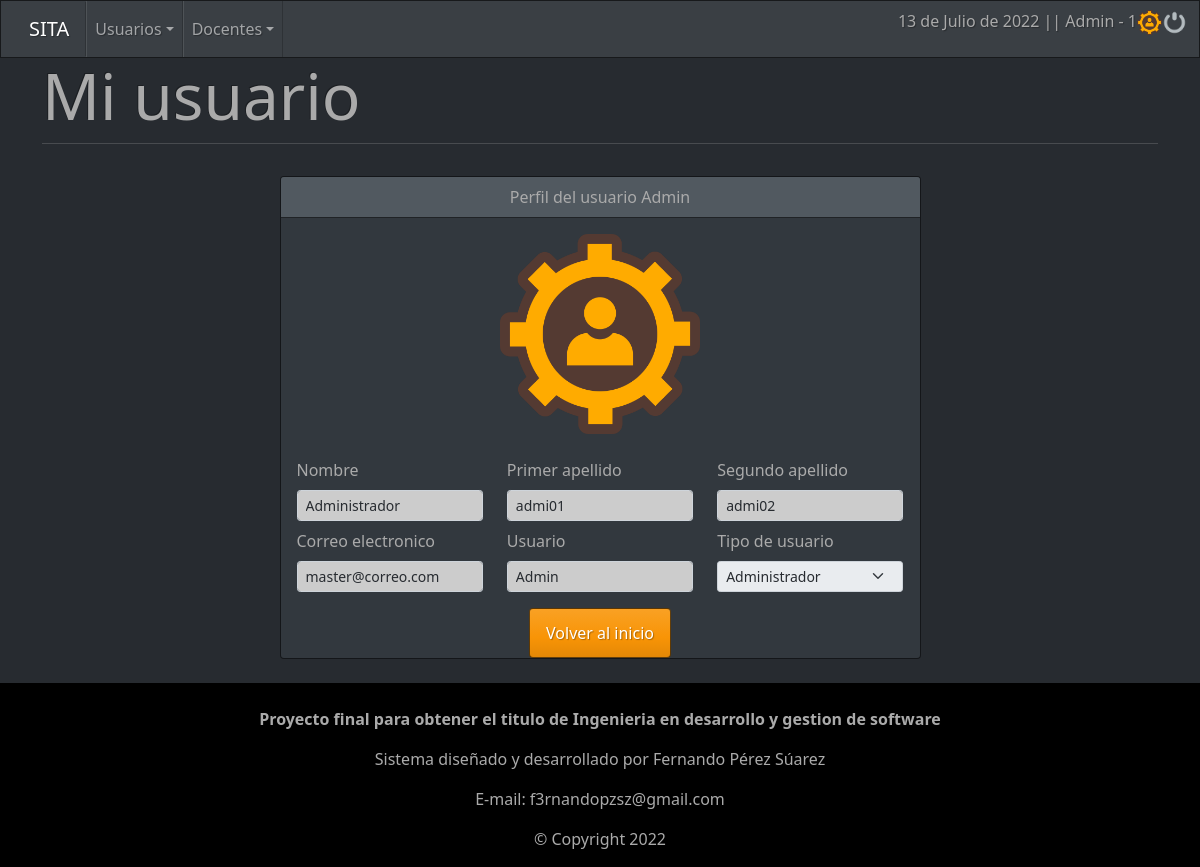
The page /sistema/secciones/mi_usuario.php (signed in) on the database its author committed.
### tables this page shows
CREATE TABLE `usuario` (
  `cve_usuario` int(11) NOT NULL AUTO_INCREMENT,
  `tipo` int(11) NOT NULL,
  `nombre` varchar(50) NOT NULL,
  `apellido1` varchar(50) NOT NULL,
  `apellido2` varchar(50) NOT NULL,
  `usuario` varchar(50) NOT NULL,
  `pass` varchar(255) NOT NULL,
  `foto` varchar(255) NOT NULL,
  `correo` varchar(200) NOT NULL,
  `activo` int(1) NOT NULL DEFAULT 1,
  PRIMARY KEY (`cve_usuario`),
  KEY `cve_tipo_usu` (`tipo`),
  KEY `tipo` (`tipo`),
  CONSTRAINT `usuario_ibfk_1` FOREIGN KEY (`tipo`) REFERENCES `tipo_usuario` (`cve_tipo_usu`) ON DELETE CASCADE ON UPDATE CASCADE
);

CREATE TABLE `tipo_usuario` (
  `cve_tipo_usu` int(11) NOT NULL AUTO_INCREMENT,
  `tipo` varchar(20) NOT NULL,
  `activo` int(1) NOT NULL DEFAULT 1,
  PRIMARY KEY (`cve_tipo_usu`)
);

### sistema/secciones/mi_usuario.php (the view, shortened to what this page needs)
<?php include("../template/cabecera.php"); ?>
<?php include ("../config/conexion.php"); ?>
<?php
$sql = mysqli_query($conexion,"SELECT u.cve_usuario,
                                      u.nombre,
                                      u.apellido1,
                                      u.apellido2,
                                      u.foto,
                                      u.usuario,
                                      u.pass,
                                      u.correo,
                                      (u.tipo) as idtipo,
                                      (r.tipo) as tipo
                                      FROM usuario u INNER JOIN tipo_usuario r ON u.tipo = r.cve_tipo_usu WHERE cve_usuario = $iduser");
$result_sql = mysqli_num_rows($sql);
if($result_sql == 0){
    header('Location: verUsuario.php');
}else{
    while ($data = mysqli_fetch_array($sql)){
        $idtipo = $data['idtipo'];
        $tipo = $data['tipo'];
        $nombre = $data['nombre'];
        $apellido1 = $data['apellido1'];
        $apellido2 = $data['apellido2'];
        $fotoa = $data['foto'];
        $usuario = $data['usuario'];
        $correo = $data['correo'];
        if($idtipo == 1){
            $option = '<option value="'.$idtipo.'"select>'.$tipo.'</option>';
        }else if($idtipo == 2){
            $option = '<option value="'.$idtipo.'"select>'.$tipo.'</option>';
        }else if($idtipo == 3){
            $option = '<option value="'.$idtipo.'"select>'.$tipo.'</option>';
        }else if($idtipo == 4){
            $option = '<option value="'.$idtipo.'"select>'.$tipo.'</option>';
        }
    }
}
?>
			<div class="jumbotron">
				<h1 class="display-3">Mi usuario</h1>
				<hr class="my-2">
			</div>
            <div class="container">
                <div class="row">
                    <div class="col-md-7 mx-auto">
                        <br>
                        <div class="card">
                            <div class="card-header text-center">
                                Perfil del usuario <?php echo $usuario; ?>
                            </div>
                            <div class="card-body">
                                <div class="text-center">
                                    <p><img src="/SITA/sistema/files/usuario/<?php echo $fotoa; ?>" style="width: 200px; height:200px;"></p>
                                </div>
                                    <div class="row">
                                        <div class = "form-group col-md-4">
                                            <label class="form-label mt-2">Nombre</label>
                                            <input type="text" class="form-control form-control-sm" value="<?php echo $nombre; ?>" readonly="">
                                        </div>
                                        <div class = "form-group col-md-4">
                                            <label class="form-label mt-2">Primer apellido</label>
                                            <input type="text" class="form-control form-control-sm" value="<?php echo $apellido1; ?>" readonly="">
                                        </div>
                                        <div class = "form-group col-md-4">
                                            <label class="form-label mt-2">Segundo apellido</label>
                                            <input type="text" class="form-control form-control-sm" value="<?php echo $apellido2; ?>" readonly="">
                                        </div>
                                    </div>
                                    <div class="row">
                                        <div class = "form-group col-md-4">
                                            <label class="form-label mt-2">Correo electronico</label>
                                            <input type="text" class="form-control form-control-sm" value="<?php echo $correo; ?>" readonly="">
                                        </div>
                                        <div class = "form-group col-md-4">
                                            <label class="form-label mt-2">Usuario</label>
                                            <input type="text" class="form-control form-control-sm" value="<?php echo $usuario; ?>" readonly="">
                                        </div>
                                        <div class = "form-group col-md-4">
                                            <label class="form-label mt-2">Tipo de usuario</label>
                                            <select class="form-select form-select-sm" name="tipo" id="tipo" disabled="">
                                            <?php
                                                echo $option;
                                            ?>
                                            </select>
                                        </div>
                                    </div>
                                </div>
                            <div class="text-center">
                                <a role="button" class="btn btn-warning" href="../index.php">Volver al inicio</a>
                            </div>
                        </div>
                    </div>
                </div>
            </div>
<?php include("../template/pie.php"); ?>

### sistema/css/style.css (style rules this page uses)
.form-select option:first-child { display:none; }

### rows shown on the page
usuario: usuario "Admin", foto (picture), nombre "Administrador", apellido1 "admi01", apellido2 "admi02", correo "master@correo.com", tipo "Administrador"

### other values the page prints
fechaC() "13 de Julio de 2022"
$s_usuario "Admin"
$s_tipo "1"
